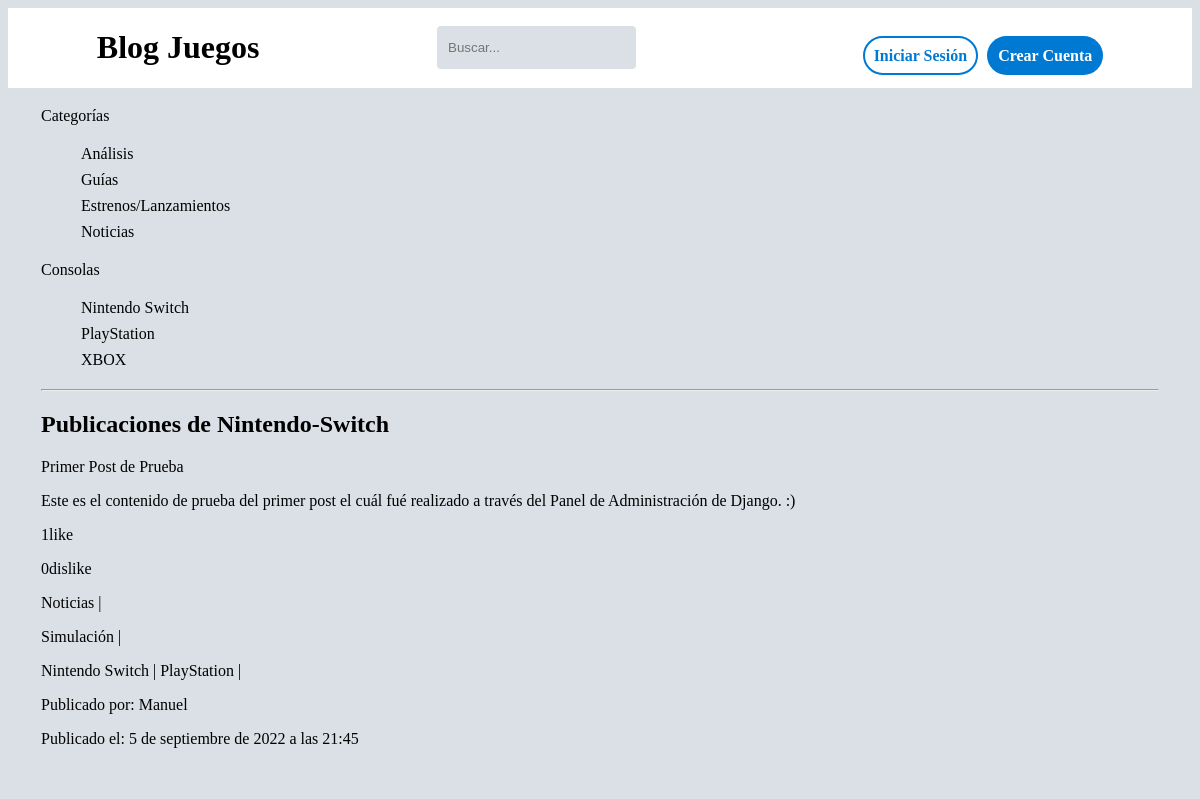
Page /publicaciones/consolas/nintendo-switch/ on the committed database.
### principal/models.py (models this page shows, shortened)
class Category_Model(models.Model):
    name = models.CharField(max_length=50, unique=True, verbose_name='Nombre de la Categoría')
    slug = models.SlugField(max_length=100, unique=True, verbose_name='URL')
    class Meta:
        verbose_name = 'Categoría'
        verbose_name_plural = 'Categorías'
    def __str__(self) -> str:
        return self.name

class Console_Model(models.Model):
    name = models.CharField(max_length=50, unique=True, verbose_name='Nombre de la Consola')
    slug = models.SlugField(max_length=100, unique=True, verbose_name='URL')
    class Meta:
        verbose_name = 'Consola'
        verbose_name_plural = 'Consolas'
    def __str__(self) -> str:
        return self.name

class Posts_Model(models.Model):
    title = models.CharField(max_length=200, blank=False, null=False, verbose_name='Título del Post')
    image = models.ImageField(null=True, blank=True, upload_to='images_posts', verbose_name='Imágen del Post')
    content = models.TextField(null=True, blank=True, db_column='content', editable=True, verbose_name='Contenido del Post')
    up_voted = models.ManyToManyField(User, related_name='likes')
    down_voted = models.ManyToManyField(User, related_name='dislikes')
    created_at = models.DateTimeField(auto_now_add=True, verbose_name='Creado el')
    slug = models.SlugField(max_length=50, verbose_name='URL')
    posted_by = models.ForeignKey(User, blank=False, null=False, on_delete=models.CASCADE, verbose_name='Publicado por')
    category = models.ManyToManyField(Category_Model, verbose_name='Categorías')
    genre = models.ManyToManyField(Genres_Model, verbose_name='Géneros')
    console_name = models.ManyToManyField(Console_Model, verbose_name='Consolas')
    class Meta:
        verbose_name = 'Publicación'
        verbose_name_plural = 'Publicaciones'

class Genres_Model(models.Model):
    name = models.CharField(max_length=50, unique=True, verbose_name='Nombre del Género del Juego')
    slug = models.SlugField(max_length=100, unique=True, verbose_name='URL')
    class Meta:
        verbose_name = 'Género del Juego'
        verbose_name_plural = 'Géneros de los Juegos'
    def __str__(self) -> str:
        return self.name

### principal/views.py (the view)
# urls.py: path("consolas/<slug>/", views.consoles_posts, name='consoles_posts'),
def consoles_posts(request, slug):
    console_name = Console_Model.objects.get(slug=slug)
    posts = Posts_Model.objects.filter(console_name=console_name)
    categories = Category_Model.objects.all()
    consoles_names = Console_Model.objects.all()
    return render(request, 'principal_templates/genres_categories_consoles_posts.html', {
        'posts':posts,
        'categories':categories,
        "consoles":consoles_names,
        "title":slug.title(),
    })

### templates/principal_templates/genres_categories_consoles_posts.html (shortened to what this page needs)
{% extends 'layout.html' %}
{% block content %}
<div>
    <div> Categorías
        <ul>
            {% for category in categories %}
                <li><a href="{% url 'category_posts' category.slug%}">{{category}}</a></li>
            {% endfor %}
        </ul>
    </div>
    <div> Consolas
        <ul>
            {% for console_game in consoles %}
                <li><a href="{% url 'consoles_posts' console_game.slug%}">{{console_game}}</a></li>
            {% endfor %}
        </ul>
    </div>
    <hr>
    <div>
        <h2>Publicaciones de {{title|title}}</h2>
        {% if posts %}
            <div>
                {% for post in posts %}
                    {% if user.username %} {% comment "" %}Si el usuario está logeado podrá acceder a las publicaciones en detalle {% endcomment %}
                        <p><a href="{% url 'detailed_post' post.slug post.pk %}">{{post.title}}</a></p>
                    {% else %}
                        <p>{{post.title}}</p>
                    {% endif %}
                    <p>{{post.content}}</p>
                    <p>{{post.up_voted.all|length}}<a href="{% url 'likes' post.id %}">like</a></p>
                    <p>{{post.down_voted.all|length}}<a href="{% url 'dislikes' post.id %}">dislike</a></p>
                    <p>
                        {% for category in post.category.all %}
                            <a href="{% url 'category_posts' category.slug%}">{{category}}</a> |
                        {% endfor %}
                    </p>
                    <p>
                        {% for genre in post.genre.all %}
                            <a href="{% url 'genre_posts' genre.slug%}">{{genre}}</a> |
                        {% endfor %}
                    </p>
                    <p>
                        {% for console_game in post.console_name.all %}
                            <a href="{% url 'consoles_posts' console_game.slug%}">{{console_game}}</a> |
                        {% endfor %}
                    </p>
                    <p>Publicado por: {{post.posted_by}}</p>
                    <p>Publicado el: {{post.created_at}}</p>
                {% endfor %}
            </div>
        {% else %}
            <p>No hay Publicaciones! Se el primero en publicar algo.</p>
        {% endif %}
    </div>
</div>
{% endblock  %}

### BlogJuegos/static/css/styles.css (style rules this page uses)
body, #content { background-color: #dae0e6; }
a { text-decoration: none; color: black; }
li { list-style: none; padding-top: 4px; padding-bottom: 4px; }

### rows in the picture
Category_Model: name "Análisis"
Category_Model: name "Guías"
Category_Model: name "Estrenos/Lanzamientos"
Category_Model: name "Noticias"
Console_Model: name "Nintendo Switch", slug "Nintendo-Switch"
Console_Model: name "PlayStation"
Console_Model: name "XBOX"
Posts_Model: title "Primer Post de Prueba", content "Este es el contenido de prueba del primer post el cuál fué realizado a través del Panel de Administración de Django. :)", up_voted.all|length "1", down_voted.all|length "0", posted_by "Manuel", created_at "5 de septiembre de 2022 a las 21:45"
Genres_Model: name "Simulación"
